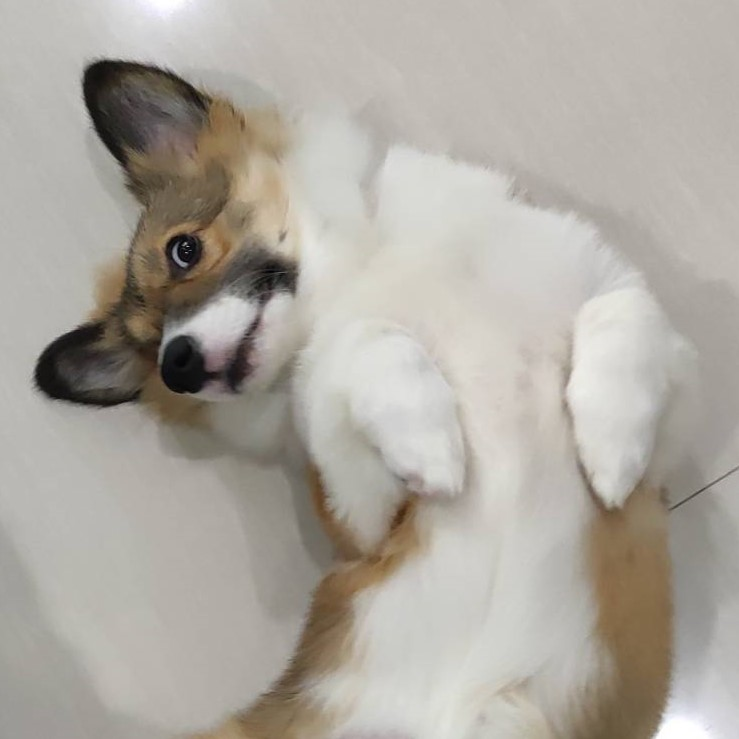
#> input picture dataset/odi.jpg, 739 x 739 px
$ python main.py
#> lines starting #> are read from the running program, lines starting #| are printed output that depends on the picture; after the words box and inside, x2 and y2 are one past the last pixel; in counts of white or black regions, pixels touching at a corner belong together
import cv2
import numpy as np
import matplotlib.pyplot as plt

img = cv2.imread("../dataset/odi.jpg")
#> img is the input picture: shape (739, 739, 3); mean B, G, R 160.7, 168.8, 173.8


def show_img(title, img):
    img = cv2.cvtColor(img, cv2.COLOR_BGR2RGB)
    plt.title(title)
    plt.imshow(img)
    plt.show()


img_gray = cv2.cvtColor(img, cv2.COLOR_BGR2GRAY)
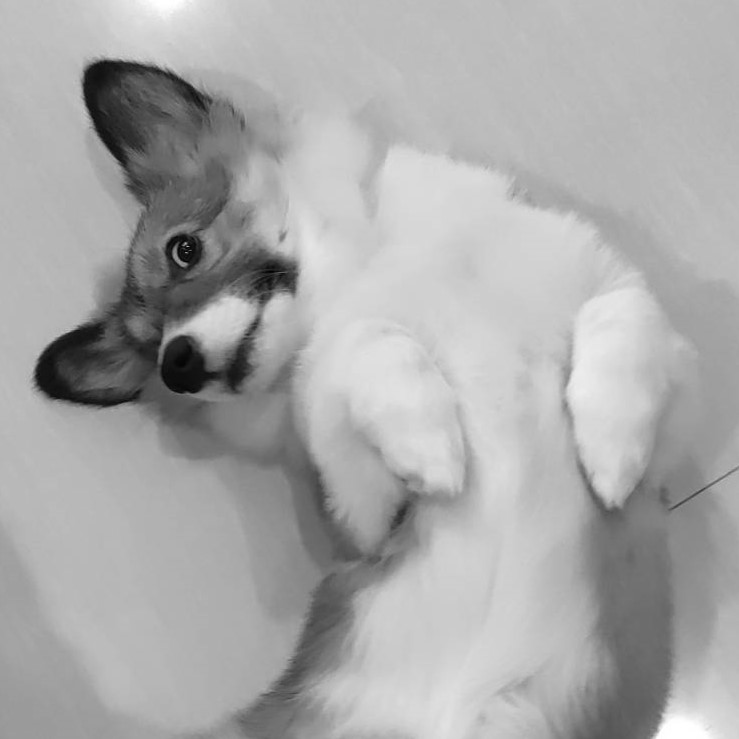
#> img_gray: shape (739, 739); min 0, max 255, mean 169.5
img_gray = np.float32(img_gray)
harris = cv2.cornerHarris(img_gray, 2, 5, 0.01)

img_res = img.copy()
img_res[harris > 0.01 * harris.max()] = [0, 0, 255]
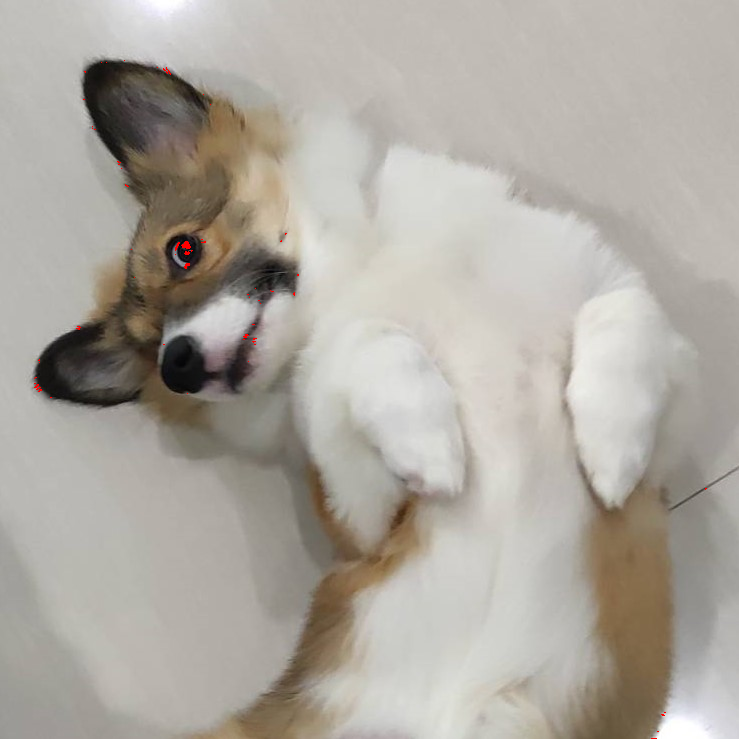
#> img_res: shape (739, 739, 3); 0.06% of pixels changed, all inside (x1, y1, x2, y2) = (34, 60, 707, 739)

_, thresh = cv2.threshold(harris, 0.01 * harris.max(), 255, cv2.THRESH_BINARY)
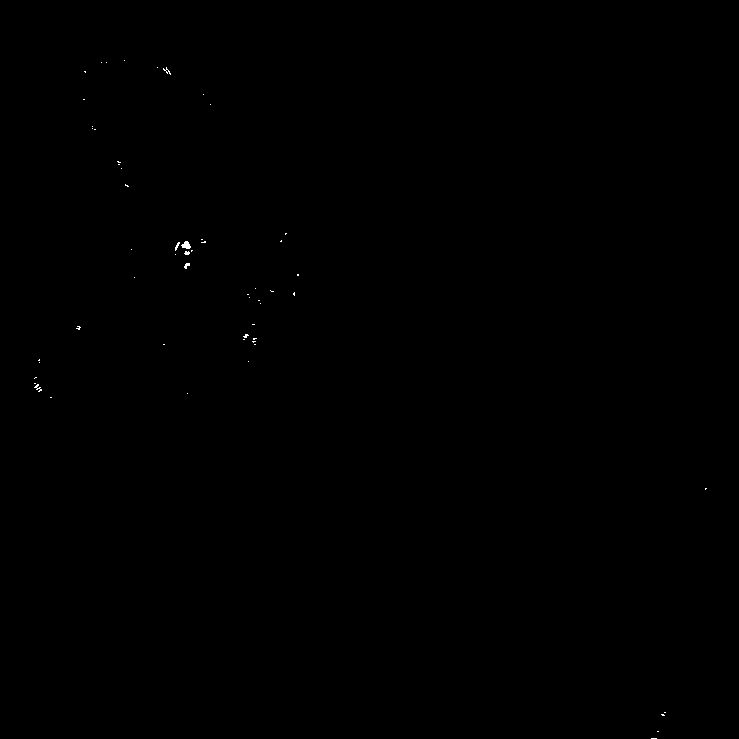
#> thresh: shape (739, 739) float32; 0.06% white in thin lines or dots, all inside (x1, y1, x2, y2) = (34, 60, 707, 739)
thresh = np.uint8(thresh)
_, _, _, centroid = cv2.connectedComponentsWithStats(thresh)
#> centroid = 58 pairs, first value 34.5 to 705.3, second value 60 to 738
centroid = np.float32(centroid)

criteria = (cv2.TERM_CRITERIA_EPS + cv2.TERM_CRITERIA_MAX_ITER, 100, 0.001)

subpix = cv2.cornerSubPix(img_gray, centroid, (5, 5), (-1, -1), criteria)
#> subpix = 58 pairs, first value 35 to 705.3, second value 59.39 to 738
subpix = np.uint16(subpix)
#> subpix = 58 pairs, first value 35 to 705, second value 59 to 738

subpix_res = img.copy()

for s in subpix:
    [x, y] = s
    subpix_res[y, x] = [0, 0, 255]
#> this loop made 58 passes
#> (x, y) on passes 1 to 12: (369, 369), (122, 60), (101, 62), (107, 59), (157, 67), (165, 70), (83, 72), (203, 94), (83, 99), (212, 100), (93, 127), (93, 127)
#> subpix_res: shape (739, 739, 3); 0.01% of pixels changed, all inside (x1, y1, x2, y2) = (35, 59, 706, 739)
